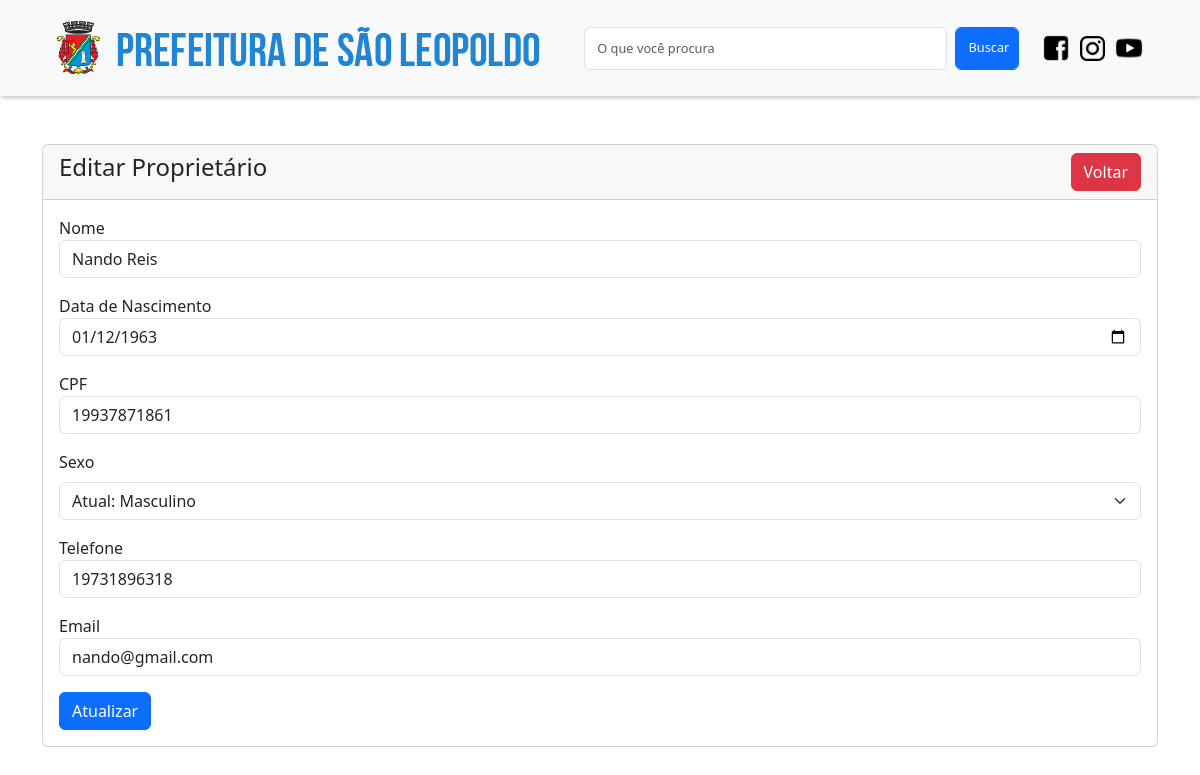
Page /proprietario-edit.php?id=1 (signed in) on the committed database.
### tables this page shows
CREATE TABLE `proprietarios` (
  `id` int(11) NOT NULL,
  `nome` varchar(255) NOT NULL,
  `data_nascimento` date NOT NULL,
  `cpf` varchar(12) NOT NULL,
  `sexo` varchar(30) NOT NULL,
  `telefone` varchar(12) DEFAULT NULL,
  `email` varchar(255) DEFAULT NULL
);

### proprietario-edit.php (the view, shortened to what this page needs)
<?php
include('conexao.php');
?>
<!doctype html>
<html lang="pt-br">
  <head>
    <link href="https://cdn.jsdelivr.net/npm/bootstrap@5.3.3/dist/css/bootstrap.min.css" rel="stylesheet">
    <link rel="stylesheet" href="src/style.css">
  </head>
  <body>
    <nav class="navbar navbar-expand-lg bg-body-tertiary" style="box-shadow: 1px 1px 5px rgb(0, 0, 0, 0.3);">
        <div class="container-fluid d-flex p-2"  style="margin: 0 3rem;">
            <a class="navbar-brand" href="#"><img class="img-fluid" src="./src/img/logo-prefeitura.png"></a>
            <form class="d-flex" role="search" style="width: 40%" action="" method="POST">
                <input class="form-control me-2" type="search" placeholder="O que você procura" aria-label="Search" style="height: 43px; font-size: 0.8rem;">
                <button class="btn btn-primary form-control" style="width: 4rem; color: #fff; font-size: 0.8rem;" type="submit">Buscar</button>
            </form>
            <section class="links">
                <a href="#" target="_blank"><img class="img-fluid" src="./src/img/logo-facebook.png" style="width: 30px;"></a>
                <a href="https://www.instagram.com/prefasaoleo/" target="_blank">
                    <img class="img-fluid" src="./src/img/logo-instagram.png" style="width: 25px; margin: 0 5px;"></a>
                <a href="#" target="_blank"><img class="img-fluid" src="./src/img/logo-youtube.png" style="width: 30px"></a>
            </section>
        </div>
    </nav>
    <div class="container mt-5">
        <div class="row">
            <div class="col-md-12">
                <div class="card">
                    <div class="card-header">
                        <h4>
                            Editar Proprietário
                            <a href="gerenciar-proprietario.php" class="btn btn-danger float-end">Voltar</a>
                        </h4>
                    </div>
                    <div class="card-body">
                    <?php
                        if (isset($_GET['id'])) {
                            $proprietario_id = mysqli_real_escape_string($mysqli, $_GET['id']);
                            $sql_code = "SELECT * FROM proprietarios WHERE id = '$proprietario_id'";
                            $query = mysqli_query($mysqli, $sql_code);
                            if (mysqli_num_rows($query) > 0) {
                                $proprietario = mysqli_fetch_array($query);
                            }
                        ?>
                        <form action="acoes-proprietario.php" method="post">
                            <div class="mb-3">
                                <label>Nome</label>
                                <input type="text" name="nome" value="<?=$proprietario['nome']?>" class="form-control" required>
                            </div>
                            <div class="mb-3">
                                <label>Data de Nascimento</label>
                                <input type="date" name="data_nascimento" value="<?=$proprietario['data_nascimento']?>" class="form-control" required>
                            </div>
                            <div class="mb-3">
                                <label>CPF</label>
                                <input type="text" name="cpf" class="form-control" value="<?=$proprietario['cpf']?>" placeholder="000.000.000-00" autocomplete="off" minlength="11" maxlength="11" required>
                            </div>
                            <div class="mb-3">
                                <label class="form-label" for="sexo">Sexo</label>
                                <select class="form-select" name="sexo" required>
                                    <option value="<?=$proprietario['sexo']?>">Atual: <?=$proprietario['sexo']?></option>
                                </select>
                            </div>
                            <div class="mb-3">
                                <label>Telefone</label>
                                <input type="text" name="telefone" class="form-control" value="<?=$proprietario['telefone']?>" placeholder="(00) 00000-0000" minlength="11" maxlength="11">
                            </div>
                            <div class="mb-3">
                                <label>Email</label>
                                <input type="text" name="email" value="<?=$proprietario['email']?>" class="form-control">
                            </div>
                            <button type="submit" name="update_proprietario" class="btn btn-primary float-middle">Atualizar</button>
                        </form>
                        <?php
                        } else {
                            echo '<h5>Proprietário não encontrado</h5>';
                        }
                        ?>
                    </div>
                </div>
            </div>
        </div>
    </div>
  </body>
</html>

### src/style.css (style rules this page uses)
* { margin: 0; padding: 0; box-sizing: border-box; }

### rows in the picture
proprietarios: nome "Nando Reis", data_nascimento "01/12/1963", cpf "19937871861", telefone "19731896318", email "nando@gmail.com"
